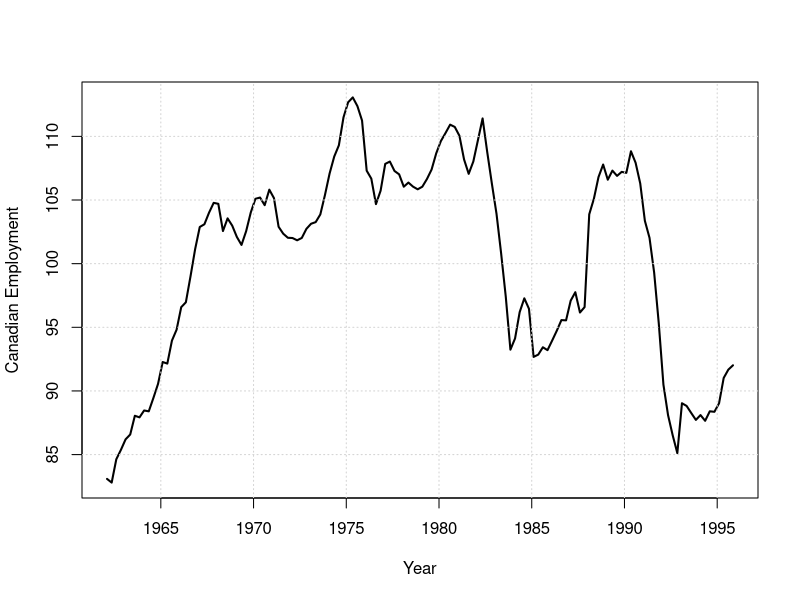
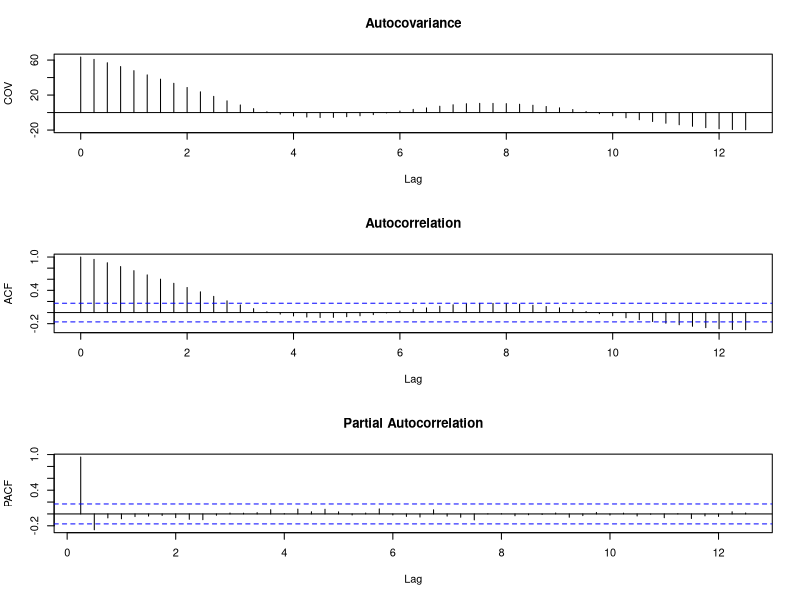

These figures' R source, in order: (Note: this script raises an error after producing the figures.)
#***********************************************
# Date: 04/26/2015
# Comment(s): R fiting ARMA(p,q) models to data
# Data File(s): caemp.txt
#***********************************************
# Variable Definitions
# Canadian Employment Index (quarterly, seasonally adjusted starting from 1962)
#************************************************

# Clear all variables and prior sessions
rm(list=ls(all=TRUE))

# Load Libraries
library(stats) # ts(), ar(), arima.sim()
library(forecast) # tsdisplay()
library(tseries) # arma()

# NOTE: to add recession bands:
# Example: Presidents Approval Rating
# plot(presidents, type = 'n', ylab = "Presidents Approval Rating")
# nberShade()
# lines(presidents)

# Read in the data into a ts data file:
caemp = read.table("caemp.txt")
caemp_ts = ts(caemp, start = 1962.1, freq = 4)
quartz()
plot(caemp_ts, xlab = 'Year', ylab = "Canadian Employment", lwd = 2)
grid()

# Look at the correlogram
quartz()
par(mfrow = c(3,1))
acf(caemp_ts, type = "covariance", main = "Autocovariance", lag.max = 50, ylab = "COV")
acf(caemp_ts, type = "correlation", main = "Autocorrelation", lag.max = 50, ylab = "ACF")
acf(caemp_ts, type = "partial", main = "Partial Autocorrelation", lag.max = 50, ylab = "PACF")
# The plots show evidence of serial corrleation --> cycles
# ACF plot: High during business cylce booms, and low during recessions.
# For further discussion read pages 130-132 of the textbook.

# Test the white noise Ho:
acf_val = acf(caemp_ts, plot = FALSE)
Box.test(acf_val, type = "Ljung-Box")
Box.test(acf_val, type = "Box-Pierce")

# MA(q) Model Fitting (see page 155)
# arma() function in tseries package
ma1 = arma(caemp_ts, order = c(0,1)) # Same as MA(1) = AR(0) + MA(1)
summary(ma1)
ma2 = arma(caemp_ts, order = c(0,2)) # Same as MA(2) = AR(0) + MA(2)
summary(ma2)
ma3 = arma(caemp_ts, order = c(0,10)) # Same as MA(10) = AR(0) + MA(10)
summary(ma3)
# Model		AIC
# MA(1)		922
# MA(2)		746
# MA(10)	  	545

# Look at all the MA(q) fits
quartz()
plot(caemp_ts, xlab = 'Year', ylab = "Canadian Employment", lwd = 2)
grid()
lines(ma1$fitted.values, col = "red", lwd = 2)
lines(ma2$fitted.values, col = "seagreen2", lwd = 2)
lines(ma3$fitted.values, col = "blue", lwd = 2)
legend("topright", legend = c("Data", "MA(1)","MA(2)","MA(10)"), text.col = 1:4, bty = "n")

# Examine the best fit MA(q) model
quartz()
par(mfrow = c(2,2))
plot(caemp_ts, xlab = 'Year', ylab = "Canadian Employment", lwd = 2)
lines(ma3$fitted.values, col = "red", lwd = 1, lty = 1)
plot(ma3$residuals, ylab = "Residuals")
acf(ma3$residuals[12:136], type = "correlation", main = "Autocorrelation", lag.max = 13, ylab = "ACF")
acf(ma3$residuals[12:136], type = "partial", main = "Partial Autocorrelation", lag.max = 13, ylab = "PACF")
# Overall, even with the high q-order, the MA(q) model is not that good!
# ACF has some significant spikes

# AR(p) Model Fitting (see page 157)
ar1 = ar(caemp_ts, aic = FALSE, order.max = 1) # AR(1), FALSE is needed to allow for different values of p 
ar1
ar2 = ar(caemp_ts, aic = FALSE, order.max = 2) # AR(2), Note: if no set FALSE, it will figure the best order (p) 
ar2
ar3 = ar(caemp_ts, aic = FALSE, order.max = 3) # AR(3) 
ar3
ar(caemp_ts, aic = TRUE) # order selected = 2


# You can also use ARMA(p,q) but setting q=0 this time.
ar1 = arma(caemp_ts, order = c(1,0)) # ARMA(1,0) = AR(1) = AR(1) + MA(0)
summary(ar1)
ar2 = arma(caemp_ts, order = c(2,0)) # ARMA(2,0) = AR(2) = AR(2) + MA(0)
summary(ar2)
ar3 = arma(caemp_ts, order = c(3,0)) # ARMA(3,0) = AR(3) = AR(3) + MA(0)
summary(ar3)

# Look at all the AR(p) fits
quartz()
plot(caemp_ts, xlab = 'Year', ylab = "Canadian Employment", lwd = 2)
grid()
lines(ar1$fitted.values, col = "red", lwd = 2, lty = 2)
lines(ar2$fitted.values, col = "seagreen2", lwd = 2, lty = 2)
lines(ar3$fitted.values, col = "blue", lwd = 2, lty = 2)
legend("topright", legend=c("Data", "AR(1)", "AR(2)", "AR(3)"), text.col = 1:4, bty = "n")
# Model		AIC
# AR(1)		519
# AR(2)		486
# AR(3)		488

# Examine the best fit AR(p) model
quartz()
tsdisplay(ar2$res)
quartz()
par(mfrow = c(2,2))
plot(caemp_ts, xlab = 'Year', ylab = "Canadian Employment", lwd = 2)
lines(ar2$fitted.values, col = "red", lwd = 1, lty = 1)
plot(ar2$residuals, ylab = "Residuals")
acf(ar2$residuals[3:136], type = "correlation", main = "Autocorrelation", lag.max = 25, ylab = "ACF")
acf(ar2$residuals[3:136], type = "partial", main = "Partial Autocorrelation", lag.max = 25,  ylab = "PACF")
# We can see a significant improvement e.g., from looking at the ACF and PACF plots, the 
# residuals now look consistent with noise, suggesting we accounted for most (or all) of
# the dynamics left after detrending and seasonally adjusting the data.
# NOTE: With AR we only need p = 2 unlike MA which required a much higher order polynomial.

# ARMA(p,q) Model Fitting (see page 157)
arma1 = arma(caemp_ts, order = c(1,1)) # AR(1) + MA(1)
summary(arma1)
arma2 = arma(caemp_ts, order = c(1,2)) # AR(1) + MA(2)
summary(arma2)
arma3 = arma(caemp_ts, order = c(2,1)) # AR(2) + MA(1)
summary(arma3)
arma4 = arma(caemp_ts, order = c(2,2)) # AR(2) + MA(2)
summary(arma4)
# plot(ar2)

# Look at all the ARMA(p,q) fits
quartz()
plot(caemp_ts, xlab = 'Year', ylab = "Canadian Employment", lwd = 2)
grid()
lines(arma1$fitted.values, col = "red", lwd = 2, lty = 2)
lines(arma2$fitted.values, col = "seagreen2", lwd = 2, lty = 2)
lines(arma3$fitted.values, col = "blue", lwd = 2, lty = 2)
lines(arma4$fitted.values, col = "cyan", lwd = 2, lty = 2)
legend("topright", legend = c("Data", "ARMA(1,1)", "ARMA(1,2)", "ARMA(2,1)", "ARMA(2,2)"), text.col = 1:5, bty = "n")

# Examine the best fit ARMA(p,q) model
quartz()
par(mfrow = c(2,2))
plot(caemp_ts, xlab = 'Year', ylab = "Canadian Employment", lwd = 2)
lines(arma3$fitted.values, col = "red", lwd = 1, lty = 1)
plot(arma3$residuals, ylab = "Residuals")
acf(arma3$residuals[3:136], type = "correlation", main = "Autocorrelation", lag.max = 13, ylab = "ACF")
acf(arma3$residuals[3:136], type = "partial", main = "Partial Autocorrelation", lag.max = 13, ylab = "PACF")


# auto.arima
auto.arima(caemp_ts)
# ARIMA(1,1,0)
# The 1 in the middle means you should take the first difference


# Simulate AR(p), MA(q), and ARMA(p,q) process and test the theory :)
# arima.sim() function from stats package

# 1. Simulate an MA(2) process. Accroding to theory, the ACF cuts-off at lag=2
ma.sim <- arima.sim(model = list(ma=c(-0.7,0.8)), n = 1000) # Note: 'ma' has 2 coefficients, hence MA(2)
quartz()
par(mfrow = (c(3,1)))
plot(ma.sim)
acf(ma.sim)
pacf(ma.sim)

# 2. Simulate an AR(4) process. Accroding to theory, the PACF cuts-off at lag=4
ar.sim <- arima.sim(model = list(ar = c(0.9, -0.2, -0.8, 0.5)), n = 1000) # Note: 'ar' has 4 coefficients, hence AR(4)
quartz()
par(mfrow = c(3,1))
plot(ar.sim)
acf(ar.sim)
pacf(ar.sim)

# 3. Simulate an ARMA(2,2) process. According to theory,...?? 
arma.sim <- arima.sim(model = list(ar = c(0.9, -0.2), ma = c(-0.7, 0.1)), n = 400)
tsdisplay(arma.sim)
quartz()
par(mfrow = c(3,1))
plot(arma.sim)
acf(arma.sim)
pacf(arma.sim)
# Hard to tell the order





